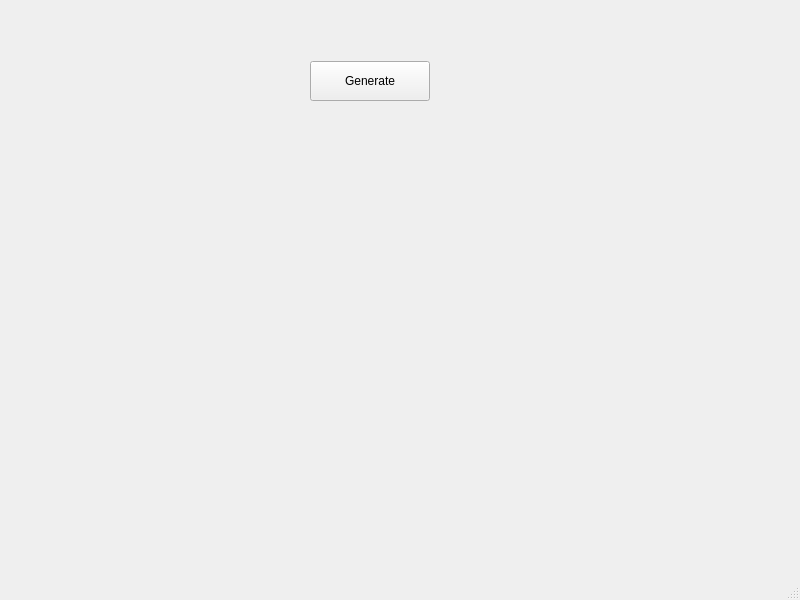
<?xml version="1.0" encoding="UTF-8"?>
<ui version="4.0">
 <class>MainWindow</class>
 <widget class="QMainWindow" name="MainWindow">
  <property name="geometry">
   <rect>
    <x>0</x>
    <y>0</y>
    <width>800</width>
    <height>600</height>
   </rect>
  </property>
  <property name="windowTitle">
   <string>MainWindow</string>
  </property>
  <widget class="QWidget" name="centralwidget">
   <widget class="MplWidget" name="MplWidget" native="true">
    <property name="geometry">
     <rect>
      <x>89</x>
      <y>169</y>
      <width>591</width>
      <height>361</height>
     </rect>
    </property>
    <property name="minimumSize">
     <size>
      <width>400</width>
      <height>320</height>
     </size>
    </property>
    <property name="layoutDirection">
     <enum>Qt::LeftToRight</enum>
    </property>
   </widget>
   <widget class="QWidget" name="horizontalLayoutWidget">
    <property name="geometry">
     <rect>
      <x>290</x>
      <y>20</y>
      <width>160</width>
      <height>122</height>
     </rect>
    </property>
    <layout class="QHBoxLayout" name="horizontalLayout">
     <item>
      <spacer name="horizontalSpacer">
       <property name="orientation">
        <enum>Qt::Horizontal</enum>
       </property>
       <property name="sizeHint" stdset="0">
        <size>
         <width>40</width>
         <height>20</height>
        </size>
       </property>
      </spacer>
     </item>
     <item>
      <widget class="QPushButton" name="pushButton_generate_random_signal">
       <property name="minimumSize">
        <size>
         <width>120</width>
         <height>40</height>
        </size>
       </property>
       <property name="text">
        <string>Generate</string>
       </property>
      </widget>
     </item>
     <item>
      <spacer name="horizontalSpacer_2">
       <property name="orientation">
        <enum>Qt::Horizontal</enum>
       </property>
       <property name="sizeHint" stdset="0">
        <size>
         <width>40</width>
         <height>20</height>
        </size>
       </property>
      </spacer>
     </item>
    </layout>
   </widget>
  </widget>
  <widget class="QMenuBar" name="menubar">
   <property name="geometry">
    <rect>
     <x>0</x>
     <y>0</y>
     <width>800</width>
     <height>21</height>
    </rect>
   </property>
  </widget>
  <widget class="QStatusBar" name="statusbar"/>
 </widget>
 <customwidgets>
  <customwidget>
   <class>MplWidget</class>
   <extends>QWidget</extends>
   <header>mplwidget.h</header>
   <container>1</container>
  </customwidget>
 </customwidgets>
 <resources/>
 <connections/>
</ui>
